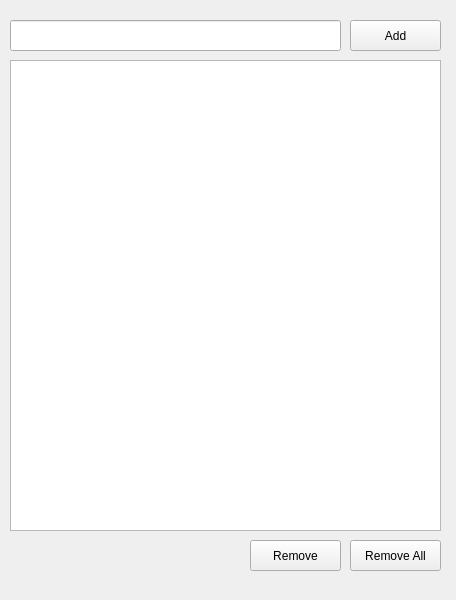
<?xml version="1.0" encoding="UTF-8"?>
<ui version="4.0">
 <class>MainWindow</class>
 <widget class="QMainWindow" name="MainWindow">
  <property name="geometry">
   <rect>
    <x>0</x>
    <y>0</y>
    <width>456</width>
    <height>600</height>
   </rect>
  </property>
  <property name="windowTitle">
   <string>MainWindow</string>
  </property>
  <widget class="QWidget" name="centralwidget">
   <widget class="QLineEdit" name="txtTask">
    <property name="geometry">
     <rect>
      <x>10</x>
      <y>20</y>
      <width>331</width>
      <height>31</height>
     </rect>
    </property>
   </widget>
   <widget class="QPushButton" name="btnAdd">
    <property name="geometry">
     <rect>
      <x>350</x>
      <y>20</y>
      <width>91</width>
      <height>31</height>
     </rect>
    </property>
    <property name="text">
     <string>Add</string>
    </property>
   </widget>
   <widget class="QListWidget" name="listWidget">
    <property name="geometry">
     <rect>
      <x>10</x>
      <y>60</y>
      <width>431</width>
      <height>471</height>
     </rect>
    </property>
   </widget>
   <widget class="QPushButton" name="btnRemove">
    <property name="geometry">
     <rect>
      <x>250</x>
      <y>540</y>
      <width>91</width>
      <height>31</height>
     </rect>
    </property>
    <property name="text">
     <string>Remove</string>
    </property>
   </widget>
   <widget class="QPushButton" name="btnRemoveAll">
    <property name="geometry">
     <rect>
      <x>350</x>
      <y>540</y>
      <width>91</width>
      <height>31</height>
     </rect>
    </property>
    <property name="text">
     <string>Remove All</string>
    </property>
   </widget>
  </widget>
 </widget>
 <resources/>
 <connections/>
</ui>
